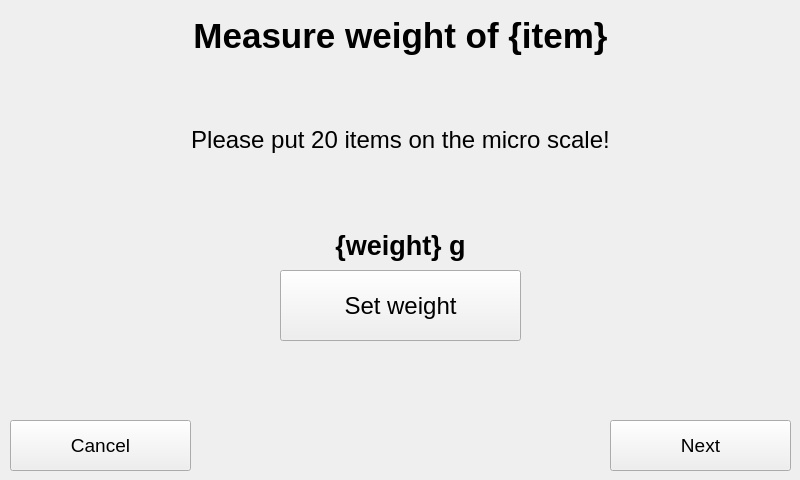
<?xml version="1.0" encoding="UTF-8"?>
<ui version="4.0">
 <class>MeasureItemScreen</class>
 <widget class="QMainWindow" name="MeasureItemScreen">
  <property name="geometry">
   <rect>
    <x>0</x>
    <y>0</y>
    <width>800</width>
    <height>480</height>
   </rect>
  </property>
  <property name="font">
   <font>
    <pointsize>14</pointsize>
   </font>
  </property>
  <property name="windowTitle">
   <string>MainWindow</string>
  </property>
  <property name="locale">
   <locale language="English" country="Austria"/>
  </property>
  <widget class="QWidget" name="centralwidget">
   <widget class="QPushButton" name="btn_cancel">
    <property name="geometry">
     <rect>
      <x>10</x>
      <y>420</y>
      <width>181</width>
      <height>51</height>
     </rect>
    </property>
    <property name="text">
     <string>Cancel</string>
    </property>
   </widget>
   <widget class="QPushButton" name="btn_next">
    <property name="geometry">
     <rect>
      <x>610</x>
      <y>420</y>
      <width>181</width>
      <height>51</height>
     </rect>
    </property>
    <property name="text">
     <string>Next</string>
    </property>
   </widget>
   <widget class="QLabel" name="lbl_item">
    <property name="geometry">
     <rect>
      <x>0</x>
      <y>10</y>
      <width>801</width>
      <height>51</height>
     </rect>
    </property>
    <property name="font">
     <font>
      <pointsize>26</pointsize>
      <weight>75</weight>
      <bold>true</bold>
     </font>
    </property>
    <property name="text">
     <string>Measure weight of {item}</string>
    </property>
    <property name="alignment">
     <set>Qt::AlignCenter</set>
    </property>
   </widget>
   <widget class="QPushButton" name="btn_setWeight">
    <property name="geometry">
     <rect>
      <x>280</x>
      <y>270</y>
      <width>241</width>
      <height>71</height>
     </rect>
    </property>
    <property name="font">
     <font>
      <pointsize>18</pointsize>
     </font>
    </property>
    <property name="text">
     <string>Set weight</string>
    </property>
   </widget>
   <widget class="QLabel" name="lbl_intruction">
    <property name="geometry">
     <rect>
      <x>0</x>
      <y>70</y>
      <width>801</width>
      <height>141</height>
     </rect>
    </property>
    <property name="font">
     <font>
      <pointsize>18</pointsize>
     </font>
    </property>
    <property name="text">
     <string>Please put 20 items on the micro scale!</string>
    </property>
    <property name="textFormat">
     <enum>Qt::RichText</enum>
    </property>
    <property name="alignment">
     <set>Qt::AlignCenter</set>
    </property>
    <property name="wordWrap">
     <bool>true</bool>
    </property>
   </widget>
   <widget class="QLabel" name="lbl_item_2">
    <property name="geometry">
     <rect>
      <x>0</x>
      <y>220</y>
      <width>801</width>
      <height>51</height>
     </rect>
    </property>
    <property name="font">
     <font>
      <pointsize>20</pointsize>
      <weight>75</weight>
      <bold>true</bold>
     </font>
    </property>
    <property name="text">
     <string>{weight} g</string>
    </property>
    <property name="alignment">
     <set>Qt::AlignCenter</set>
    </property>
   </widget>
  </widget>
 </widget>
 <resources/>
 <connections/>
</ui>
